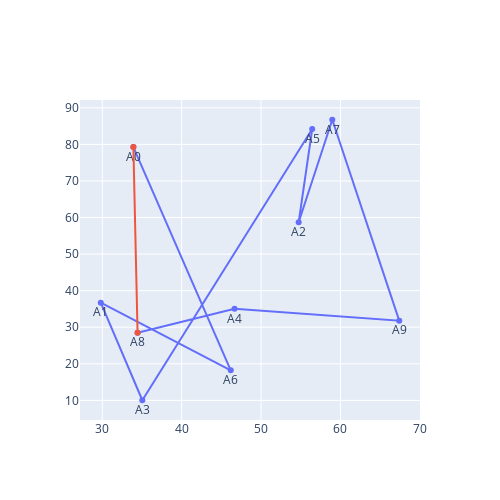

The notebook cell saved with this chart:
### Code cell
solucao = solucao_aleatoria(tsp)
print(solucao)
plota_rotas(df_coordenadas, solucao)

### Figure 1 — Plotly figure (JSON) as saved in the notebook; plotly's stock layout.template omitted (floating-point values rounded to 4 significant figures)
{"data": [{"mode": "lines+markers+text", "name": "", "text": ["A0", "A6", "A1", "A3", "A5", "A2", "A7", "A9", "A4", "A8"], "textposition": "bottom center", "type": "scatter", "x": [33.91, 46.18, 29.8, 35.04, 56.44, 54.73, 58.97, 67.41, 46.66, 34.44], "y": [79.26, 18.23, 36.73, 10.03, 84.2, 58.69, 86.73, 31.78, 35.02, 28.5]}, {"mode": "lines+markers", "name": "", "type": "scatter", "x": [34.44, 33.91], "y": [28.5, 79.26]}], "layout": {"autosize": false, "height": 500, "showlegend": false, "width": 500}}
